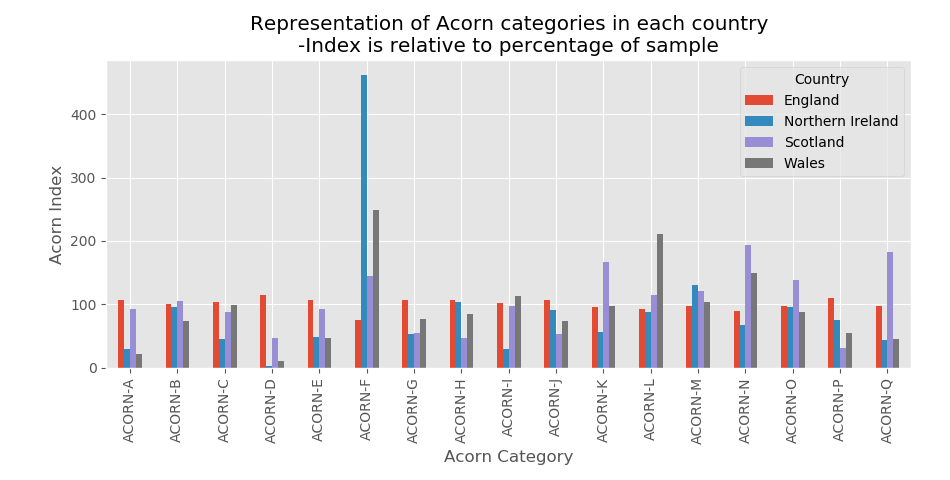

Generate this figure with Python:
import numpy as np
import matplotlib.pyplot as plt
plt.style.use('ggplot')
import pandas as pd

df = pd.read_csv('acorn_details.csv')

df2 = df.loc[df['CATEGORIES'] == 'Geography']
names = list(df2)

data = pd.melt(df2, id_vars=names[0:4], value_vars=names[4:22], var_name='Acorn Category', value_name='Acorn Index')

data['UK BASE'] = pd.to_numeric(data['UK BASE'], errors='coerce')
data['Acorn Index'] = pd.to_numeric(data['Acorn Index'], errors='coerce')
data.rename(columns={'REFERNCE': 'Country'}, inplace=True)

data2 = data.pivot(index='Acorn Category', columns='Country', values='Acorn Index')

data2.plot.bar()

plt.ylabel('Acorn Index')
plt.title("Representation of Acorn categories in each country\n-Index is relative to percentage of sample")

plt.tight_layout()
plt.show()
